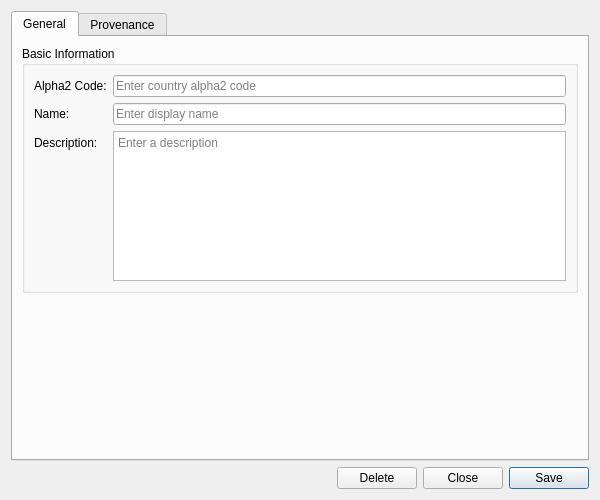
<?xml version="1.0" encoding="UTF-8"?>
<ui version="4.0">
 <class>CountryDetailDialog</class>
 <widget class="QWidget" name="CountryDetailDialog">
  <property name="geometry">
   <rect>
    <x>0</x>
    <y>0</y>
    <width>600</width>
    <height>500</height>
   </rect>
  </property>
  <property name="sizePolicy">
   <sizepolicy hsizetype="Preferred" vsizetype="Preferred">
    <horstretch>0</horstretch>
    <verstretch>0</verstretch>
   </sizepolicy>
  </property>
  <property name="minimumSize">
   <size>
    <width>600</width>
    <height>500</height>
   </size>
  </property>
  <property name="windowTitle">
   <string>Country Details</string>
  </property>
  <layout class="QVBoxLayout" name="verticalLayout">
   <item>
    <widget class="QTabWidget" name="tabWidget">
     <property name="currentIndex"><number>0</number></property>
     <widget class="QWidget" name="generalTab">
      <attribute name="title"><string>General</string></attribute>
      <layout class="QVBoxLayout" name="generalLayout">
       <item>
        <widget class="QGroupBox" name="basicInfoGroup">
         <property name="title">
          <string>Basic Information</string>
         </property>
         <layout class="QFormLayout" name="formLayout">
          <item row="0" column="0">
           <widget class="QLabel" name="labelAlpha2Code">
            <property name="text">
             <string>Alpha2 Code:</string>
            </property>
           </widget>
          </item>
          <item row="0" column="1">
           <widget class="QLineEdit" name="codeEdit">
            <property name="placeholderText">
             <string>Enter country alpha2 code</string>
            </property>
           </widget>
          </item>
          <item row="1" column="0">
           <widget class="QLabel" name="labelName">
            <property name="text">
             <string>Name:</string>
            </property>
           </widget>
          </item>
          <item row="1" column="1">
           <widget class="QLineEdit" name="nameEdit">
            <property name="placeholderText">
             <string>Enter display name</string>
            </property>
           </widget>
          </item>
          <item row="2" column="0">
           <widget class="QLabel" name="labelDescription">
            <property name="text">
             <string>Description:</string>
            </property>
           </widget>
          </item>
          <item row="2" column="1">
           <widget class="QPlainTextEdit" name="descriptionEdit">
            <property name="minimumSize">
             <size>
              <width>0</width>
              <height>80</height>
             </size>
            </property>
            <property name="maximumSize">
             <size>
              <width>16777215</width>
              <height>150</height>
             </size>
            </property>
            <property name="placeholderText">
             <string>Enter a description</string>
            </property>
           </widget>
          </item>
         </layout>
        </widget>
       </item>
       <item>
        <spacer name="verticalSpacer">
         <property name="orientation">
          <enum>Qt::Vertical</enum>
         </property>
         <property name="sizeHint" stdset="0">
          <size>
           <width>20</width>
           <height>40</height>
          </size>
         </property>
        </spacer>
       </item>
      </layout>
     </widget>
     <widget class="QWidget" name="provenanceTab">
      <attribute name="title"><string>Provenance</string></attribute>
      <layout class="QVBoxLayout" name="provenanceTabLayout">
       <item>
        <widget class="ores::qt::ProvenanceWidget" name="provenanceWidget" native="true"/>
       </item>
      </layout>
     </widget>
    </widget>
   </item>
   <item>
    <layout class="QHBoxLayout" name="buttonLayout">
     <item>
      <spacer name="horizontalSpacer">
       <property name="orientation">
        <enum>Qt::Horizontal</enum>
       </property>
       <property name="sizeHint" stdset="0">
        <size>
         <width>40</width>
         <height>20</height>
        </size>
       </property>
      </spacer>
     </item>
     <item>
      <widget class="QPushButton" name="deleteButton">
       <property name="text">
        <string>Delete</string>
       </property>
      </widget>
     </item>
     <item>
      <widget class="QPushButton" name="closeButton">
       <property name="text">
        <string>Close</string>
       </property>
      </widget>
     </item>
     <item>
      <widget class="QPushButton" name="saveButton">
       <property name="text">
        <string>Save</string>
       </property>
       <property name="default">
        <bool>true</bool>
       </property>
      </widget>
     </item>
    </layout>
   </item>
  </layout>
 </widget>
 <customwidgets>
  <customwidget>
   <class>ores::qt::ProvenanceWidget</class>
   <extends>QWidget</extends>
   <header>ores.qt/ProvenanceWidget.hpp</header>
  </customwidget>
 </customwidgets>
 <resources/>
 <connections/>
</ui>
